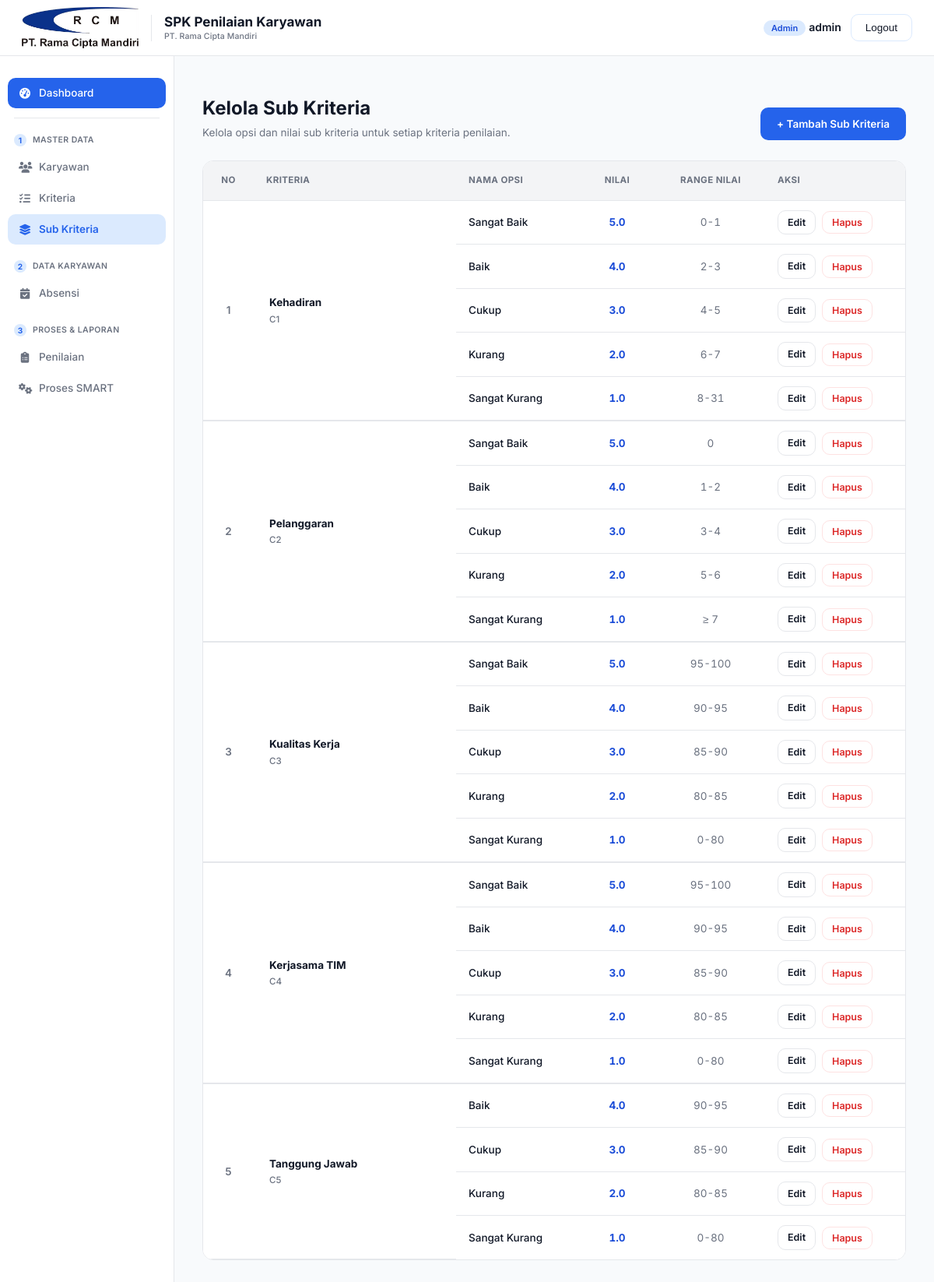
Screenshot of /admin-panel/subkriteria/ (signed in) with the database file from the repository.
### rama_cipta_mandiri/models.py (models this page shows, shortened)
class SubKriteria(models.Model):
    kriteria = models.ForeignKey(Kriteria, on_delete=models.CASCADE, related_name='subkriteria')
    nama = models.CharField(max_length=100)
    range_nilai = models.CharField(max_length=50, blank=True, help_text="Opsional: range nilai yang diwakili subkriteria ini, mis. 90-100")
    nilai = models.FloatField(help_text="Nilai raw yang akan dipakai sebagai Penilaian.nilai_raw")
    class Meta:
        verbose_name = "Sub Kriteria"
        verbose_name_plural = "Sub Kriteria"

class Kriteria(models.Model):
    TIPE_CHOICES = [
        ('benefit', 'Benefit'),
        ('cost', 'Cost'),
    ]
    kode = models.CharField(max_length=10, unique=True, help_text="Kode singkat, mis. C1, C2")
    nama = models.CharField(max_length=100)
    bobot = models.FloatField(help_text="Bobot kriteria dalam persen (0-100), total semua kriteria aktif idealnya = 100")
    tipe = models.CharField(max_length=10, choices=TIPE_CHOICES)
    urutan = models.PositiveIntegerField(default=0, help_text="Urutan tampil kriteria")
    aktif = models.BooleanField(default=True, help_text="Nonaktifkan kriteria tanpa menghapus data historisnya")
    class Meta:
        verbose_name = "Kriteria"
        verbose_name_plural = "Kriteria"
        ordering = ['urutan', 'kode']

### rama_cipta_mandiri/views/admin/kriteria_subkriteria.py (the view)
# urls.py: path('admin-panel/subkriteria/', admin.subkriteria_list, name='subkriteria_list'),
@superuser_required
def subkriteria_list(request):
    daftar_subkriteria = (
        SubKriteria.objects
        .select_related('kriteria')
        .order_by('kriteria__urutan', '-nilai')
    )
    kelompok_subkriteria = {}
    for subkriteria in daftar_subkriteria:
        kriteria_id = subkriteria.kriteria_id
        if kriteria_id not in kelompok_subkriteria:
            kelompok_subkriteria[kriteria_id] = {
                'kriteria': subkriteria.kriteria,
                'subkriteria': [],
            }
        kelompok_subkriteria[kriteria_id]['subkriteria'].append(subkriteria)
    context = {
        'kelompok_subkriteria': kelompok_subkriteria.values(),
    }
    return render(request, 'admin_panel/subkriteria_list.html', context)

### rama_cipta_mandiri/templates/admin_panel/subkriteria_list.html (shortened to what this page needs)
{% extends 'base.html' %}
{% load static %}
{% block extra_css %}
<link rel="stylesheet" href="{% static 'css/subkriteria_list.css' %}">
{% endblock %}
{% block content %}
<div class="page-header page-header-row">
    <div>
        <h1>Kelola Sub Kriteria</h1>
        <p>Kelola opsi dan nilai sub kriteria untuk setiap kriteria penilaian.</p>
    </div>
    <a href="{% url 'subkriteria_create' %}" class="btn btn-primary">
        + Tambah Sub Kriteria
    </a>
</div>
<div class="subkriteria-table-wrapper">
    <table class="subkriteria-table">
            <thead>
                <tr>
                    <th class="col-no">No</th>
                    <th class="col-kriteria">Kriteria</th>
                    <th>Nama Opsi</th>
                    <th class="col-nilai">Nilai</th>
                    <th class="col-range">Range Nilai</th>
                    <th class="col-aksi">Aksi</th>
                </tr>
            </thead>
            <tbody>
                {% for group in kelompok_subkriteria %}
                    {% for sk in group.subkriteria %}
                    <tr class="{% if forloop.first %}group-start{% endif %}">
                        {% if forloop.first %}
                        <td
                            class="col-no group-cell"
                            rowspan="{{ group.subkriteria|length }}"
                        >
                            {{ forloop.parentloop.counter }}
                        </td>
                        <td
                            class="col-kriteria group-cell"
                            rowspan="{{ group.subkriteria|length }}"
                        >
                            <div class="kriteria-info">
                                <strong>{{ group.kriteria.nama }}</strong>
                                <span>{{ group.kriteria.kode }}</span>
                            </div>
                        </td>
                        {% endif %}
                        <td class="col-opsi">
                            {{ sk.nama }}
                        </td>
                        <td class="col-nilai">
                            <strong>{{ sk.nilai }}</strong>
                        </td>
                        <td class="col-range">
                            {% if sk.range_nilai %}
                                {{ sk.range_nilai }}
                            {% else %}
                                <span class="empty-value">—</span>
                            {% endif %}
                        </td>
                        <td class="col-aksi">
                            <div class="table-actions">
                                <a
                                    href="{% url 'subkriteria_update' sk.pk %}"
                                    class="btn btn-outline btn-sm"
                                >
                                    Edit
                                </a>
                                <button
                                    type="button"
                                    class="btn btn-danger btn-sm"
                                    onclick="openDeleteModal(
                                        '{% url 'subkriteria_delete' sk.pk %}',
                                        '{{ group.kriteria.kode|escapejs }} - {{ sk.nama|escapejs }}'
                                    )"
                                >
                                    Hapus
                                </button>
                            </div>
                        </td>
                    </tr>
                    {% endfor %}
                {% empty %}
                <tr>
                    <td colspan="6" class="table-empty">
                        Belum ada data sub kriteria.
                    </td>
                </tr>
                {% endfor %}
            </tbody>
        </table>
    </div>
</div>
{% endblock %}

### rama_cipta_mandiri/templates/base.html (shortened to what this page needs)
{% load static %}
<!DOCTYPE html>
<html lang="id">
<head>
    <link rel="stylesheet" href="https://cdnjs.cloudflare.com/ajax/libs/font-awesome/6.5.1/css/all.min.css">
    <link rel="stylesheet" href="https://cdn.jsdelivr.net/npm/bootstrap-icons@1.11.3/font/bootstrap-icons.min.css">
    <link rel="stylesheet" href="{% static 'css/base.css' %}">
    {% block extra_css %}{% endblock %}
</head>
<body>
    <div class="topbar">
        <div class="topbar-brand">
                <div class="topbar-logo">
                    <img src="{% static 'img/logo-rcm.jpeg' %}" alt="PT. Rama Cipta Mandiri">
                </div>
                <div class="topbar-app-name">
                    <span>SPK Penilaian Karyawan</span>
                    <small>PT. Rama Cipta Mandiri</small>
                </div>
            </div>
        {% if user.is_authenticated %}
        <div class="topbar-user">
            <span class="role-badge">{% if user.is_superuser %}Admin{% else %}Karyawan{% endif %}</span>
            <span class="username">{{ user.get_full_name|default:user.username }}</span>
            <button type="button" class="logout-btn" onclick="openLogoutModal()">Logout</button>
        </div>
        {% endif %}
    </div>
    {% if user.is_authenticated %}
        {% if user.is_superuser %}
            {% include 'partials/sidebar_admin.html' %}
        {% else %}
            {% include 'partials/sidebar_karyawan.html' %}
        {% endif %}
    {% endif %}
    <div class="main-content">
        {% block content %}{% endblock %}
</body>
</html>

### rama_cipta_mandiri/static/css/base.css (style rules this page uses)
:root { --brand-700: #1D4ED8; --brand-600: #2563EB; --brand-500: #3B82F6; --brand-100: #DBEAFE; --blue-600: #2563EB; --blue-100: #DBEAFE; --purple-600: #7C3AED; --purple-100: #EDE9FE; --ink-900: #111827; --ink-600: #6B7280; --ink-300: #E5E7EB; --ink-100: #F3F4F6; --bg: #F8FAFC; --surface: #FFFFFF; --status-sangat-baik: #16A34A; --status-baik: #65A30D; --status-cukup: #D97706; --status-kurang: #EA580C; --status-sangat-kurang: #DC2626; --font-heading: 'Inter', sans-serif; --font-body: 'Inter', sans-serif; --sidebar-width: 224px; --topbar-height: 72px; --radius-lg: 14px; --radius-md: 10px; }
* { box-sizing: border-box; margin: 0; padding: 0; }
body { background: var(--bg); color: var(--ink-900); font-family: var(--font-body); font-size: 14px; line-height: 1.5; }
h1, h2, h3, h4, h5, h6 { font-family: var(--font-heading); color: var(--ink-900); font-weight: 700; line-height: 1.25; }
a { text-decoration: none; color: inherit; }
.topbar { position: fixed; top: 0; left: 0; right: 0; height: var(--topbar-height); background: var(--surface); color: var(--ink-900); display: flex; align-items: center; justify-content: space-between; padding: 0 28px; z-index: 100; border-bottom: 1px solid var(--ink-300); }
.topbar-brand { display: flex; align-items: center; gap: 12px; font-family: var(--font-heading); font-weight: 700; font-size: 18px; }
.topbar-brand { display: flex; align-items: center; height: 100%; gap: 16px; }
.topbar-logo { width: 150px; height: 58px; display: flex; align-items: center; justify-content: center; flex-shrink: 0; overflow: hidden; }
.topbar-logo img { display: block; width: 100%; height: 100%; object-fit: contain; object-position: center; }
.topbar-app-name { display: flex; flex-direction: column; justify-content: center; gap: 1px; line-height: 1.25; }
.topbar-app-name span { color: var(--ink-900); font-size: 17px; font-weight: 700; white-space: nowrap; }
.topbar-app-name small { color: var(--ink-600); font-size: 10.5px; font-weight: 500; letter-spacing: .01em; }
.topbar-user .role-badge { font-size: 11px; font-weight: 600; padding: 3px 10px; border-radius: 20px; background: var(--brand-100); color: var(--brand-700); }
.topbar-user .username { font-weight: 600; color: var(--ink-900); }
.topbar-user .logout-btn { background: var(--surface); border: 1px solid var(--brand-100); color: var(--ink-900); padding: 9px 18px; border-radius: var(--radius-md); font-size: 13.5px; font-weight: 500; cursor: pointer; margin-left: 8px; transition: border-color 0.15s, background 0.15s; }
.btn { display: inline-flex; align-items: center; justify-content: center; gap: 8px; padding: 10px 20px; border-radius: var(--radius-md); font-size: 13.5px; font-weight: 600; font-family: var(--font-body); border: 1px solid transparent; cursor: pointer; transition: background 0.15s, border-color 0.15s, color 0.15s; }
.btn-primary { background: var(--brand-600); color: #fff; }
.btn-outline { background: var(--surface); border-color: var(--ink-300); color: var(--ink-900); }
.btn-danger { background: var(--surface); border-color: #FEE2E2; color: var(--status-sangat-kurang); }
.btn-sm { padding: 6px 12px; font-size: 12.5px; }
table { width: 100%; border-collapse: collapse; font-size: 13.5px; }
table thead th { text-align: left; font-size: 11.5px; font-weight: 700; text-transform: uppercase; letter-spacing: 0.03em; color: var(--ink-600); background: var(--ink-100); padding: 12px 18px; border-bottom: 1px solid var(--ink-300); white-space: nowrap; }
table tbody td { padding: 14px 18px; border-bottom: 1px solid var(--ink-100); color: var(--ink-900); vertical-align: middle; }
table tbody tr:last-child td { border-bottom: none; }
table tbody tr { transition: background 0.12s; }
.page-header-row { display: flex; align-items: flex-end; justify-content: space-between; gap: 16px; flex-wrap: wrap; margin-bottom: 26px; }
.main-content { margin-left: var(--sidebar-width); margin-top: var(--topbar-height); padding: 32px 36px; min-height: calc(100vh - var(--topbar-height)); }
.page-header { margin-bottom: 26px; }
.page-header h1 { font-size: 24px; font-weight: 700; }
.page-header p { color: var(--ink-600); margin-top: 6px; font-size: 13.5px; }

### rows the page displays
Kriteria: kriteria.nama "Kehadiran", kriteria.kode "C1"
SubKriteria: nama "Sangat Baik", nilai "5.0", range_nilai "0-1"
SubKriteria: nama "Baik", nilai "4.0", range_nilai "2-3"
SubKriteria: nama "Cukup", nilai "3.0", range_nilai "4-5"
SubKriteria: nama "Kurang", nilai "2.0", range_nilai "6-7"
SubKriteria: nama "Sangat Kurang", nilai "1.0", range_nilai "8-31"
Kriteria: kriteria.nama "Pelanggaran", kriteria.kode "C2"
SubKriteria: nama "Sangat Baik", nilai "5.0", range_nilai "0"
SubKriteria: nama "Baik", nilai "4.0", range_nilai "1-2"
SubKriteria: nama "Cukup", nilai "3.0", range_nilai "3-4"
SubKriteria: nama "Kurang", nilai "2.0", range_nilai "5-6"
SubKriteria: nama "Sangat Kurang", nilai "1.0", range_nilai "≥ 7"
Kriteria: kriteria.nama "Kualitas Kerja", kriteria.kode "C3"
SubKriteria: nama "Sangat Baik", nilai "5.0", range_nilai "95-100"
SubKriteria: nama "Baik", nilai "4.0", range_nilai "90-95"
SubKriteria: nama "Cukup", nilai "3.0", range_nilai "85-90"
SubKriteria: nama "Kurang", nilai "2.0", range_nilai "80-85"
SubKriteria: nama "Sangat Kurang", nilai "1.0", range_nilai "0-80"
Kriteria: kriteria.nama "Kerjasama TIM", kriteria.kode "C4"
SubKriteria: nama "Sangat Baik", nilai "5.0", range_nilai "95-100"
SubKriteria: nama "Baik", nilai "4.0", range_nilai "90-95"
SubKriteria: nama "Cukup", nilai "3.0", range_nilai "85-90"
SubKriteria: nama "Kurang", nilai "2.0", range_nilai "80-85"
SubKriteria: nama "Sangat Kurang", nilai "1.0", range_nilai "0-80"
Kriteria: kriteria.nama "Tanggung Jawab", kriteria.kode "C5"
SubKriteria: nama "Baik", nilai "4.0", range_nilai "90-95"
SubKriteria: nama "Cukup", nilai "3.0", range_nilai "85-90"
SubKriteria: nama "Kurang", nilai "2.0", range_nilai "80-85"
SubKriteria: nama "Sangat Kurang", nilai "1.0", range_nilai "0-80"

### other values shown
{{ user.get_full_name|default:user.username }} "admin"
